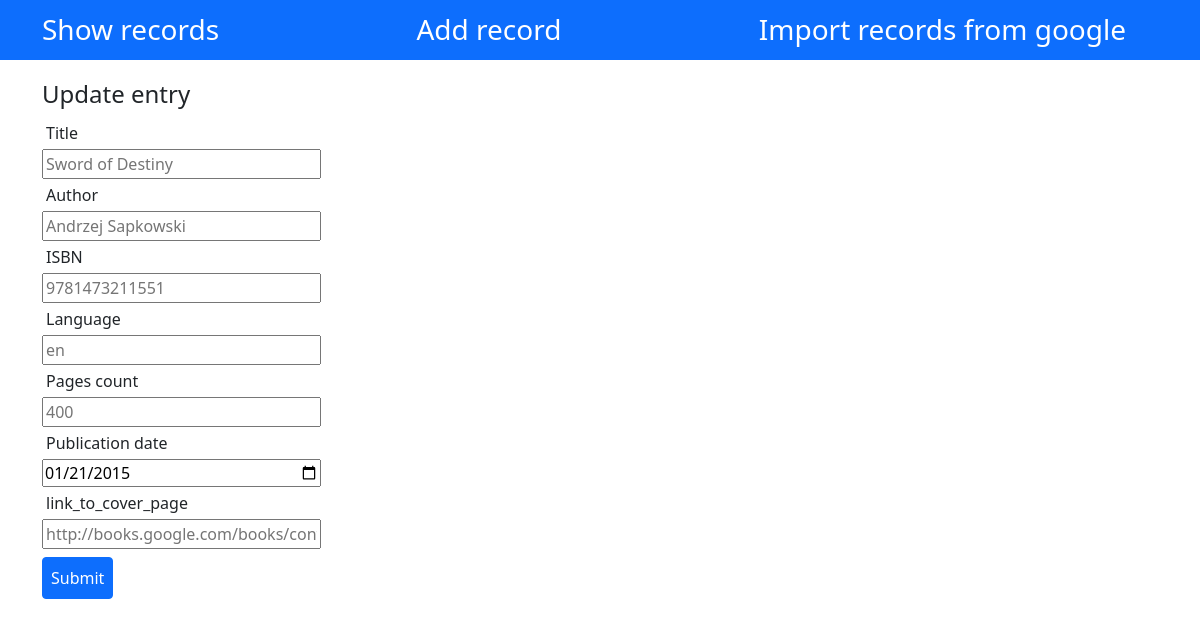
The page /edit/15 on the database as committed earlier.
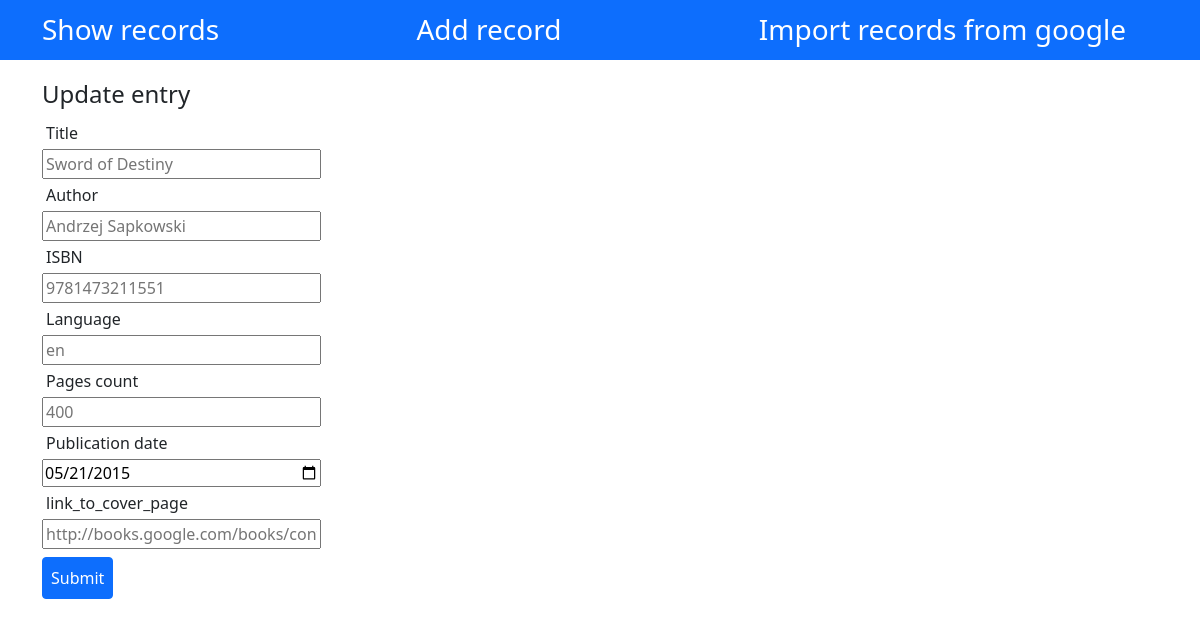
The same page on the database as committed later.
### models/Book.py (models this page shows, shortened)
class Book(db.Model):
    __tablename__ = 'books'
    id = db.Column(db.Integer, db.Sequence('user_id_seq'), primary_key=True, nullable=False)
    title = db.Column(db.String, nullable=False)
    author = db.Column(db.String(50))
    publication_date = db.Column(db.Date, nullable=False)
    isbn = db.Column(db.String, unique=True, nullable=False)
    pages_count = db.Column(db.Integer)
    link_to_cover_page = db.Column(db.String)
    language = db.Column(db.String)

### standard_api.py (the view)
@app.route("/edit/<book_id>")
def view_edit_entry(book_id):
    book = BooksDataManager.get_by_id(book_id)
    return render_template("update-entry.html", book=book)

### data_management/BooksDataManager.py (called while the page is built)
    @staticmethod
    def get_by_id(id):
        return Book.query.filter(Book.id == id).first()

### templates/update-entry.html (shortened to what this page needs)
{% extends 'base.html' %}
{% import 'macros.html' as blocks %}
{% block head %}
    {{super()}}
{% endblock %}
{% block content %}
    <h4>Update entry</h4>
    {{ blocks.generate_form(end_point='view_edit_entry', book=book) }}
{% endblock %}

### templates/macros.html
{% extends 'base.html' %}
{% macro generate_form(end_point, book) %}
     <form id="add-entry" action="{{ url_for(end_point, book_id=book.id) }}" method="post">
        <div class="d-flex flex-column w-25">
            <label for="title" class="form-label m-1" >Title</label>
            <input class="w-10"id="title" name="title" type="text" placeholder="{{ book.title }}">
            <label for="author" class="form-label m-1" >Author</label>
            <input class="w-10"id="author" name="author" type="text"  placeholder="{{ book.author }}">
            <label for="isbn" class="form-label m-1" >ISBN</label>
            <input class="w-10" id="isbn" name="isbn" type="text"  placeholder="{{ book.isbn }}">
            <label for="language" class="form-label m-1" >Language</label>
            <input class="w-10"id="language" name="language" type="text" placeholder="{{ book.language }}">
            <label for="pages_count" class="form-label m-1" >Pages count</label>
            <input class="w-10"id="pages_count" name="pages_count" type placeholder="{{ book.pages_count }}">
            <label for="publication_date" class="form-label m-1" >Publication date</label>
            <input class="w-10"id="publication_date" name="publication_date" type="date" value="{{ book.publication_date }}">
            <label for="link_to_cover_page" class="form-label m-1" >link_to_cover_page</label>
            <input class="w-10"id="link_to_cover_page" name="link_to_cover_page" type="text" placeholder="{{ book.link_to_cover_page }}">
        </div>
            <input class="btn btn-primary mt-2 mb-2 p-2" type="submit" value="Submit">
    </form>
{%- endmacro %}

Rows that differ between the two databases and show on the page:
changed Book "Sword of Destiny": publication_date "01/21/2015" → "05/21/2015"
